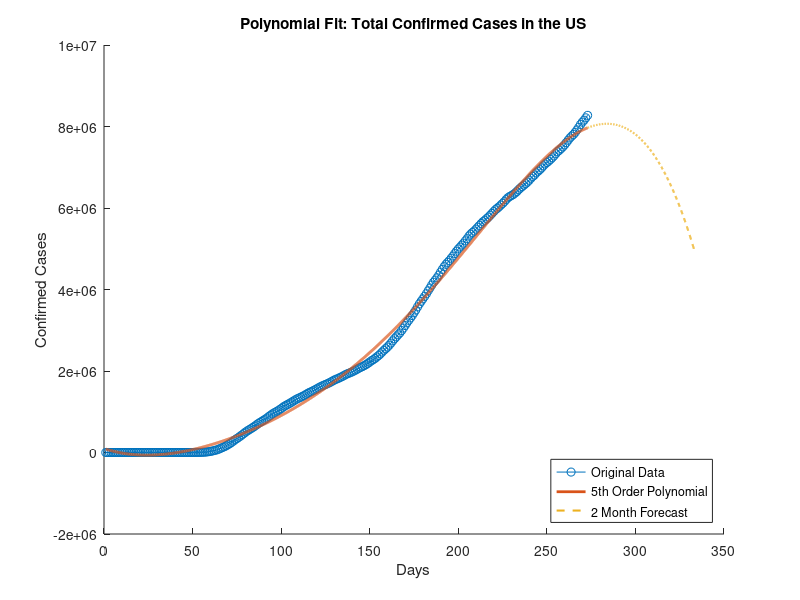

Source code (MATLAB): (Note: this script raises an error after producing the figure.)
%   MA332_CovidModel
%   10/30/2020
%   
%
%   Cory Snyder
%% Polynomial Fit 
% Sets up a simple linear solver to fit the COVID-19 data to a 5th order 
% polynomial.  

% Load in variables
load('TotalConfirmedCasesinUS.mat');
y = TotalConfirmedCasesinUS;
load('Day.mat');
x = Day;

% Setup Matrix
A = zeros(length(x),6);
for i = 1:length(x)
    A(i,1) = 1;
    A(i,2) = i;
    A(i,3) = i^2;
    A(i,4) = i^3;
    A(i,5) = i^4;
    A(i,6) = i^5;
end

% Solve for the equation coeffs
alpha = linsolve(A'*A,A'*y);

% Assemble the Polynomial fucntion based on the coefficients
f = @(x) alpha(6)*x.^5 + alpha(5)*x.^4 + alpha(4)*x.^3 + alpha(3)*x.^2 + alpha(2)*x + alpha(1);
xx = 1:0.1:length(x);
% 60 Day Prediction
xx2 = x(end):0.1:x(end)+60;

figure(1);
hold on;
plot(Day,TotalConfirmedCasesinUS, '-o');
plot(xx,f(xx),'LineWidth',2);
plot(xx2,f(xx2),'--','LineWidth',1.5);
title('Polynomial Fit: Total Confirmed Cases in the US');
xlabel('Days');
ylabel('Confirmed Cases');
legend('Original Data','5th Order Polynomial','2 Month Forecast','Location','southeast');
hold off;

%% Logistic Fit
% Load in variables
load('TotalConfirmedCasesinUS.mat');
y = TotalConfirmedCasesinUS;
load('Day.mat');
x = Day;

[abest,fbest,itr,status] = NewtonOpt(@logisticLS_f,@logisticLS_Df,@logisticLS_D2f,[9000000;100;0.025],1,1,100,3);
%[9000000;105;0.025]
% Assemble the Logistic model based on the coefficients from NewtonOpt
f = @(x) abest(1) ./ (1 + abest(2).*exp(-abest(3).*x));
xx = 1:0.1:length(Day);
% 60 Day Prediction
xx2 = Day(end):0.1:Day(end)+60;

figure(2);
hold on;
plot(Day,TotalConfirmedCasesinUS, '-o');
plot(xx,f(xx),'LineWidth',1.5);
plot(xx2,f(xx2),'--','LineWidth',1.5);
title('Logistic Fit: Total Confirmed Cases in the US');
xlabel('Days');
ylabel('Confirmed Cases');
legend('Original Data','Logistic Curve','2 Month Forecast','Location','southeast');
hold off;

